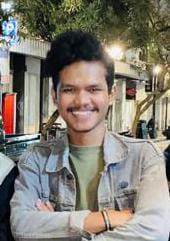
#> input picture gambar2.jpeg, 170 x 241 px
$ python translation.py
#> lines starting #> are read from the running program, lines starting #| are printed output that depends on the picture
import cv2 as cv
import numpy as np
import matplotlib.pyplot as plt

image = cv.imread("gambar2.jpeg")
#> image is the input picture: shape (241, 170, 3); mean B, G, R 115.1, 125.6, 131
h,w = image.shape[:2]
#> h = 241; w = 170

half_height,half_width = h//4, w//8
#> half_height = 60; half_width = 21

transition_matrix =np.float32([[1,0,half_width],[0,1,half_height]])
#> transition_matrix = [[1, 0, 21], [0, 1, 60]]

image_transition = cv.warpAffine(image,transition_matrix,(w,h))
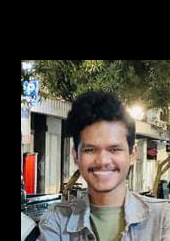
#> image_transition: shape (241, 170, 3); mean B, G, R 69.1, 76.6, 80.6

plt.imshow(cv.cvtColor(image_transition,cv.COLOR_BGR2GRAY))
plt.title("Translation")
plt.show()
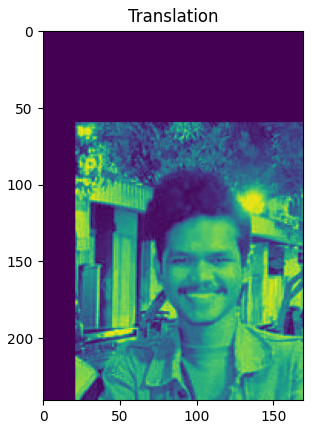
#> figure drawn by matplotlib, 1 panel

$ run again, with gambar1.jpeg copied over gambar2.jpeg
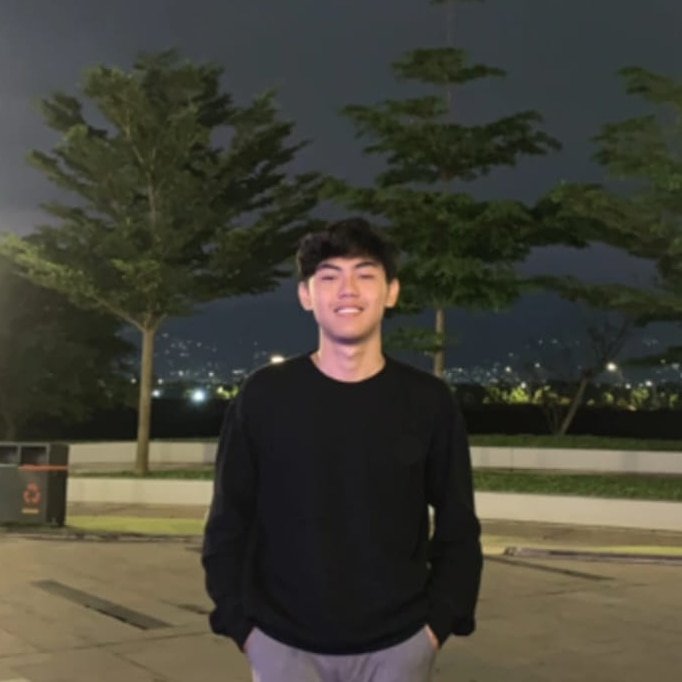
#> input picture gambar1.jpeg, 682 x 682 px
#> image is the input picture: shape (682, 682, 3); mean B, G, R 54.7, 65.8, 67.1
#> `image_transition = cv.warpAffine(image,transition_matrix,(w,h))`:
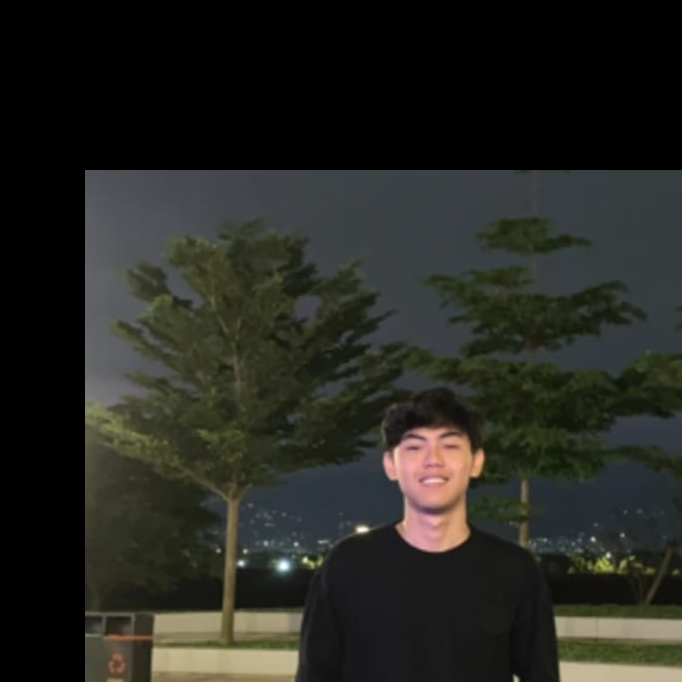
#> image_transition: shape (682, 682, 3); mean B, G, R 33.9, 39.4, 38.8
#> `plt.show()`:
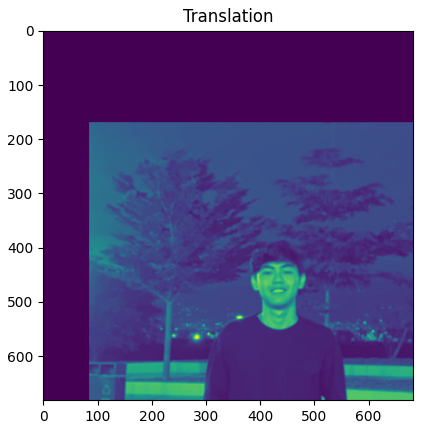
#> figure drawn by matplotlib, 1 panel
